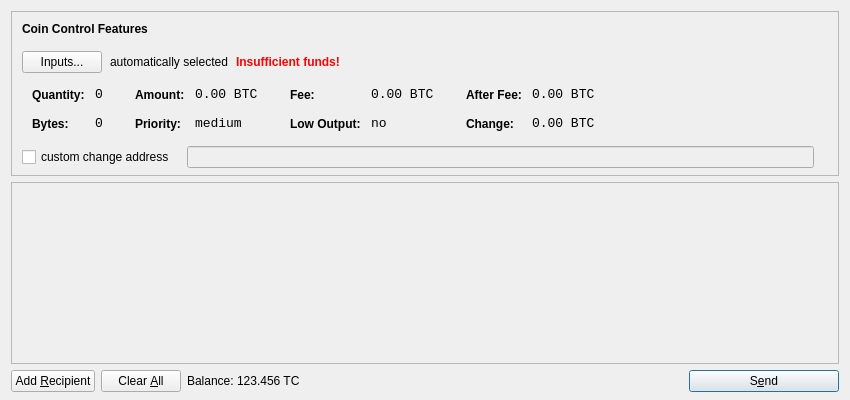
<?xml version="1.0" encoding="UTF-8"?>
<ui version="4.0">
 <class>SendCoinsDialog</class>
 <widget class="QDialog" name="SendCoinsDialog">
  <property name="geometry">
   <rect>
    <x>0</x>
    <y>0</y>
    <width>850</width>
    <height>400</height>
   </rect>
  </property>
  <property name="windowTitle">
   <string>Send Coins</string>
  </property>
  <layout class="QVBoxLayout" name="verticalLayout" stretch="0,1,0">
   <property name="bottomMargin">
    <number>8</number>
   </property>
   <item>
    <widget class="QFrame" name="frameCoinControl">
     <property name="sizePolicy">
      <sizepolicy hsizetype="Expanding" vsizetype="Expanding">
       <horstretch>0</horstretch>
       <verstretch>0</verstretch>
      </sizepolicy>
     </property>
     <property name="maximumSize">
      <size>
       <width>16777215</width>
       <height>16777215</height>
      </size>
     </property>
     <property name="frameShape">
      <enum>QFrame::StyledPanel</enum>
     </property>
     <property name="frameShadow">
      <enum>QFrame::Sunken</enum>
     </property>
     <layout class="QVBoxLayout" name="verticalLayoutCoinControl2">
      <property name="spacing">
       <number>-1</number>
      </property>
      <property name="leftMargin">
       <number>0</number>
      </property>
      <property name="topMargin">
       <number>0</number>
      </property>
      <property name="rightMargin">
       <number>0</number>
      </property>
      <property name="bottomMargin">
       <number>6</number>
      </property>
      <item>
       <layout class="QVBoxLayout" name="verticalLayoutCoinControl" stretch="0,0,0,0,1">
        <property name="spacing">
         <number>0</number>
        </property>
        <property name="leftMargin">
         <number>10</number>
        </property>
        <property name="topMargin">
         <number>10</number>
        </property>
        <item>
         <layout class="QHBoxLayout" name="horizontalLayoutCoinControl1">
          <property name="bottomMargin">
           <number>15</number>
          </property>
          <item>
           <widget class="QLabel" name="labelCoinControlFeatures">
            <property name="sizePolicy">
             <sizepolicy hsizetype="Preferred" vsizetype="Maximum">
              <horstretch>0</horstretch>
              <verstretch>0</verstretch>
             </sizepolicy>
            </property>
            <property name="font">
             <font>
              <weight>75</weight>
              <bold>true</bold>
             </font>
            </property>
            <property name="styleSheet">
             <string notr="true">font-weight:bold;</string>
            </property>
            <property name="text">
             <string>Coin Control Features</string>
            </property>
           </widget>
          </item>
         </layout>
        </item>
        <item>
         <layout class="QHBoxLayout" name="horizontalLayoutCoinControl2" stretch="0,0,0,0">
          <property name="spacing">
           <number>8</number>
          </property>
          <property name="bottomMargin">
           <number>10</number>
          </property>
          <item>
           <widget class="QPushButton" name="pushButtonCoinControl">
            <property name="styleSheet">
             <string notr="true"/>
            </property>
            <property name="text">
             <string>Inputs...</string>
            </property>
           </widget>
          </item>
          <item>
           <widget class="QLabel" name="labelCoinControlAutomaticallySelected">
            <property name="text">
             <string>automatically selected</string>
            </property>
            <property name="margin">
             <number>5</number>
            </property>
           </widget>
          </item>
          <item>
           <widget class="QLabel" name="labelCoinControlInsuffFunds">
            <property name="font">
             <font>
              <weight>75</weight>
              <bold>true</bold>
             </font>
            </property>
            <property name="styleSheet">
             <string notr="true">color:red;font-weight:bold;</string>
            </property>
            <property name="text">
             <string>Insufficient funds!</string>
            </property>
            <property name="margin">
             <number>5</number>
            </property>
           </widget>
          </item>
          <item>
           <spacer name="horizontalSpacerCoinControl">
            <property name="orientation">
             <enum>Qt::Horizontal</enum>
            </property>
            <property name="sizeHint" stdset="0">
             <size>
              <width>40</width>
              <height>1</height>
             </size>
            </property>
           </spacer>
          </item>
         </layout>
        </item>
        <item>
         <widget class="QWidget" name="widgetCoinControl" native="true">
          <property name="sizePolicy">
           <sizepolicy hsizetype="Preferred" vsizetype="Preferred">
            <horstretch>0</horstretch>
            <verstretch>0</verstretch>
           </sizepolicy>
          </property>
          <property name="minimumSize">
           <size>
            <width>0</width>
            <height>0</height>
           </size>
          </property>
          <property name="styleSheet">
           <string notr="true"/>
          </property>
          <layout class="QHBoxLayout" name="horizontalLayoutCoinControl5">
           <property name="margin">
            <number>0</number>
           </property>
           <item>
            <layout class="QHBoxLayout" name="horizontalLayoutCoinControl3" stretch="0,0,0,1">
             <property name="spacing">
              <number>20</number>
             </property>
             <property name="topMargin">
              <number>0</number>
             </property>
             <property name="bottomMargin">
              <number>10</number>
             </property>
             <item>
              <layout class="QFormLayout" name="formLayoutCoinControl1">
               <property name="horizontalSpacing">
                <number>10</number>
               </property>
               <property name="verticalSpacing">
                <number>14</number>
               </property>
               <property name="leftMargin">
                <number>10</number>
               </property>
               <property name="topMargin">
                <number>4</number>
               </property>
               <property name="rightMargin">
                <number>6</number>
               </property>
               <item row="0" column="0">
                <widget class="QLabel" name="labelCoinControlQuantityText">
                 <property name="styleSheet">
                  <string notr="true">font-weight:bold;</string>
                 </property>
                 <property name="text">
                  <string>Quantity:</string>
                 </property>
                 <property name="margin">
                  <number>0</number>
                 </property>
                </widget>
               </item>
               <item row="0" column="1">
                <widget class="QLabel" name="labelCoinControlQuantity">
                 <property name="font">
                  <font>
                   <family>Monospace</family>
                   <pointsize>10</pointsize>
                  </font>
                 </property>
                 <property name="cursor">
                  <cursorShape>IBeamCursor</cursorShape>
                 </property>
                 <property name="contextMenuPolicy">
                  <enum>Qt::ActionsContextMenu</enum>
                 </property>
                 <property name="text">
                  <string notr="true">0</string>
                 </property>
                 <property name="margin">
                  <number>0</number>
                 </property>
                 <property name="textInteractionFlags">
                  <set>Qt::LinksAccessibleByMouse|Qt::TextSelectableByKeyboard|Qt::TextSelectableByMouse</set>
                 </property>
                </widget>
               </item>
               <item row="1" column="0">
                <widget class="QLabel" name="labelCoinControlBytesText">
                 <property name="styleSheet">
                  <string notr="true">font-weight:bold;</string>
                 </property>
                 <property name="text">
                  <string>Bytes:</string>
                 </property>
                </widget>
               </item>
               <item row="1" column="1">
                <widget class="QLabel" name="labelCoinControlBytes">
                 <property name="font">
                  <font>
                   <family>Monospace</family>
                   <pointsize>10</pointsize>
                  </font>
                 </property>
                 <property name="cursor">
                  <cursorShape>IBeamCursor</cursorShape>
                 </property>
                 <property name="contextMenuPolicy">
                  <enum>Qt::ActionsContextMenu</enum>
                 </property>
                 <property name="text">
                  <string notr="true">0</string>
                 </property>
                 <property name="textInteractionFlags">
                  <set>Qt::LinksAccessibleByMouse|Qt::TextSelectableByKeyboard|Qt::TextSelectableByMouse</set>
                 </property>
                </widget>
               </item>
              </layout>
             </item>
             <item>
              <layout class="QFormLayout" name="formLayoutCoinControl2">
               <property name="horizontalSpacing">
                <number>10</number>
               </property>
               <property name="verticalSpacing">
                <number>14</number>
               </property>
               <property name="leftMargin">
                <number>6</number>
               </property>
               <property name="topMargin">
                <number>4</number>
               </property>
               <property name="rightMargin">
                <number>6</number>
               </property>
               <item row="0" column="0">
                <widget class="QLabel" name="labelCoinControlAmountText">
                 <property name="styleSheet">
                  <string notr="true">font-weight:bold;</string>
                 </property>
                 <property name="text">
                  <string>Amount:</string>
                 </property>
                 <property name="margin">
                  <number>0</number>
                 </property>
                </widget>
               </item>
               <item row="0" column="1">
                <widget class="QLabel" name="labelCoinControlAmount">
                 <property name="font">
                  <font>
                   <family>Monospace</family>
                   <pointsize>10</pointsize>
                  </font>
                 </property>
                 <property name="cursor">
                  <cursorShape>IBeamCursor</cursorShape>
                 </property>
                 <property name="contextMenuPolicy">
                  <enum>Qt::ActionsContextMenu</enum>
                 </property>
                 <property name="text">
                  <string notr="true">0.00 BTC</string>
                 </property>
                 <property name="textInteractionFlags">
                  <set>Qt::LinksAccessibleByMouse|Qt::TextSelectableByKeyboard|Qt::TextSelectableByMouse</set>
                 </property>
                </widget>
               </item>
               <item row="1" column="0">
                <widget class="QLabel" name="labelCoinControlPriorityText">
                 <property name="styleSheet">
                  <string notr="true">font-weight:bold;</string>
                 </property>
                 <property name="text">
                  <string>Priority:</string>
                 </property>
                </widget>
               </item>
               <item row="1" column="1">
                <widget class="QLabel" name="labelCoinControlPriority">
                 <property name="font">
                  <font>
                   <family>Monospace</family>
                   <pointsize>10</pointsize>
                  </font>
                 </property>
                 <property name="cursor">
                  <cursorShape>IBeamCursor</cursorShape>
                 </property>
                 <property name="contextMenuPolicy">
                  <enum>Qt::ActionsContextMenu</enum>
                 </property>
                 <property name="text">
                  <string>medium</string>
                 </property>
                 <property name="textInteractionFlags">
                  <set>Qt::LinksAccessibleByMouse|Qt::TextSelectableByKeyboard|Qt::TextSelectableByMouse</set>
                 </property>
                </widget>
               </item>
              </layout>
             </item>
             <item>
              <layout class="QFormLayout" name="formLayoutCoinControl3">
               <property name="horizontalSpacing">
                <number>10</number>
               </property>
               <property name="verticalSpacing">
                <number>14</number>
               </property>
               <property name="leftMargin">
                <number>6</number>
               </property>
               <property name="topMargin">
                <number>4</number>
               </property>
               <property name="rightMargin">
                <number>6</number>
               </property>
               <item row="0" column="0">
                <widget class="QLabel" name="labelCoinControlFeeText">
                 <property name="styleSheet">
                  <string notr="true">font-weight:bold;</string>
                 </property>
                 <property name="text">
                  <string>Fee:</string>
                 </property>
                 <property name="margin">
                  <number>0</number>
                 </property>
                </widget>
               </item>
               <item row="0" column="1">
                <widget class="QLabel" name="labelCoinControlFee">
                 <property name="font">
                  <font>
                   <family>Monospace</family>
                   <pointsize>10</pointsize>
                  </font>
                 </property>
                 <property name="cursor">
                  <cursorShape>IBeamCursor</cursorShape>
                 </property>
                 <property name="contextMenuPolicy">
                  <enum>Qt::ActionsContextMenu</enum>
                 </property>
                 <property name="text">
                  <string notr="true">0.00 BTC</string>
                 </property>
                 <property name="textInteractionFlags">
                  <set>Qt::LinksAccessibleByMouse|Qt::TextSelectableByKeyboard|Qt::TextSelectableByMouse</set>
                 </property>
                </widget>
               </item>
               <item row="1" column="0">
                <widget class="QLabel" name="labelCoinControlLowOutputText">
                 <property name="styleSheet">
                  <string notr="true">font-weight:bold;</string>
                 </property>
                 <property name="text">
                  <string>Low Output:</string>
                 </property>
                </widget>
               </item>
               <item row="1" column="1">
                <widget class="QLabel" name="labelCoinControlLowOutput">
                 <property name="font">
                  <font>
                   <family>Monospace</family>
                   <pointsize>10</pointsize>
                  </font>
                 </property>
                 <property name="cursor">
                  <cursorShape>IBeamCursor</cursorShape>
                 </property>
                 <property name="contextMenuPolicy">
                  <enum>Qt::ActionsContextMenu</enum>
                 </property>
                 <property name="text">
                  <string>no</string>
                 </property>
                 <property name="textInteractionFlags">
                  <set>Qt::LinksAccessibleByMouse|Qt::TextSelectableByKeyboard|Qt::TextSelectableByMouse</set>
                 </property>
                </widget>
               </item>
              </layout>
             </item>
             <item>
              <layout class="QFormLayout" name="formLayoutCoinControl4">
               <property name="horizontalSpacing">
                <number>10</number>
               </property>
               <property name="verticalSpacing">
                <number>14</number>
               </property>
               <property name="leftMargin">
                <number>6</number>
               </property>
               <property name="topMargin">
                <number>4</number>
               </property>
               <property name="rightMargin">
                <number>6</number>
               </property>
               <item row="0" column="0">
                <widget class="QLabel" name="labelCoinControlAfterFeeText">
                 <property name="styleSheet">
                  <string notr="true">font-weight:bold;</string>
                 </property>
                 <property name="text">
                  <string>After Fee:</string>
                 </property>
                 <property name="margin">
                  <number>0</number>
                 </property>
                </widget>
               </item>
               <item row="0" column="1">
                <widget class="QLabel" name="labelCoinControlAfterFee">
                 <property name="font">
                  <font>
                   <family>Monospace</family>
                   <pointsize>10</pointsize>
                  </font>
                 </property>
                 <property name="cursor">
                  <cursorShape>IBeamCursor</cursorShape>
                 </property>
                 <property name="contextMenuPolicy">
                  <enum>Qt::ActionsContextMenu</enum>
                 </property>
                 <property name="text">
                  <string notr="true">0.00 BTC</string>
                 </property>
                 <property name="textInteractionFlags">
                  <set>Qt::LinksAccessibleByMouse|Qt::TextSelectableByKeyboard|Qt::TextSelectableByMouse</set>
                 </property>
                </widget>
               </item>
               <item row="1" column="0">
                <widget class="QLabel" name="labelCoinControlChangeText">
                 <property name="styleSheet">
                  <string notr="true">font-weight:bold;</string>
                 </property>
                 <property name="text">
                  <string>Change:</string>
                 </property>
                </widget>
               </item>
               <item row="1" column="1">
                <widget class="QLabel" name="labelCoinControlChange">
                 <property name="font">
                  <font>
                   <family>Monospace</family>
                   <pointsize>10</pointsize>
                  </font>
                 </property>
                 <property name="cursor">
                  <cursorShape>IBeamCursor</cursorShape>
                 </property>
                 <property name="contextMenuPolicy">
                  <enum>Qt::ActionsContextMenu</enum>
                 </property>
                 <property name="text">
                  <string notr="true">0.00 BTC</string>
                 </property>
                 <property name="textInteractionFlags">
                  <set>Qt::LinksAccessibleByMouse|Qt::TextSelectableByKeyboard|Qt::TextSelectableByMouse</set>
                 </property>
                </widget>
               </item>
              </layout>
             </item>
            </layout>
           </item>
          </layout>
         </widget>
        </item>
        <item>
         <layout class="QHBoxLayout" name="horizontalLayoutCoinControl4" stretch="0,0,0">
          <property name="spacing">
           <number>12</number>
          </property>
          <property name="sizeConstraint">
           <enum>QLayout::SetDefaultConstraint</enum>
          </property>
          <property name="topMargin">
           <number>5</number>
          </property>
          <property name="rightMargin">
           <number>5</number>
          </property>
          <item>
           <widget class="QCheckBox" name="checkBoxCoinControlChange">
            <property name="text">
             <string>custom change address</string>
            </property>
           </widget>
          </item>
          <item>
           <widget class="QLineEdit" name="lineEditCoinControlChange">
            <property name="enabled">
             <bool>false</bool>
            </property>
            <property name="sizePolicy">
             <sizepolicy hsizetype="Expanding" vsizetype="Fixed">
              <horstretch>0</horstretch>
              <verstretch>0</verstretch>
             </sizepolicy>
            </property>
           </widget>
          </item>
          <item>
           <widget class="QLabel" name="labelCoinControlChangeLabel">
            <property name="sizePolicy">
             <sizepolicy hsizetype="Preferred" vsizetype="Expanding">
              <horstretch>0</horstretch>
              <verstretch>0</verstretch>
             </sizepolicy>
            </property>
            <property name="minimumSize">
             <size>
              <width>0</width>
              <height>0</height>
             </size>
            </property>
            <property name="text">
             <string/>
            </property>
            <property name="margin">
             <number>3</number>
            </property>
           </widget>
          </item>
         </layout>
        </item>
        <item>
         <spacer name="verticalSpacerCoinControl">
          <property name="orientation">
           <enum>Qt::Vertical</enum>
          </property>
          <property name="sizeHint" stdset="0">
           <size>
            <width>800</width>
            <height>1</height>
           </size>
          </property>
         </spacer>
        </item>
       </layout>
      </item>
     </layout>
    </widget>
   </item>
   <item>
    <widget class="QScrollArea" name="scrollArea">
     <property name="widgetResizable">
      <bool>true</bool>
     </property>
     <widget class="QWidget" name="scrollAreaWidgetContents">
      <property name="geometry">
       <rect>
        <x>0</x>
        <y>0</y>
        <width>830</width>
        <height>165</height>
       </rect>
      </property>
      <layout class="QVBoxLayout" name="verticalLayout_2">
       <property name="margin">
        <number>0</number>
       </property>
       <item>
        <layout class="QVBoxLayout" name="entries">
         <property name="spacing">
          <number>6</number>
         </property>
        </layout>
       </item>
       <item>
        <spacer name="verticalSpacer">
         <property name="orientation">
          <enum>Qt::Vertical</enum>
         </property>
         <property name="sizeHint" stdset="0">
          <size>
           <width>20</width>
           <height>40</height>
          </size>
         </property>
        </spacer>
       </item>
      </layout>
     </widget>
    </widget>
   </item>
   <item>
    <layout class="QHBoxLayout" name="horizontalLayout">
     <item>
      <widget class="QPushButton" name="addButton">
       <property name="toolTip">
        <string>Send to multiple recipients at once</string>
       </property>
       <property name="text">
        <string>Add &amp;Recipient</string>
       </property>
       <property name="icon">
        <iconset resource="../bitcoin.qrc">
         <normaloff>:/icons/add</normaloff>:/icons/add</iconset>
       </property>
       <property name="autoDefault">
        <bool>false</bool>
       </property>
      </widget>
     </item>
     <item>
      <widget class="QPushButton" name="clearButton">
       <property name="sizePolicy">
        <sizepolicy hsizetype="Minimum" vsizetype="Fixed">
         <horstretch>0</horstretch>
         <verstretch>0</verstretch>
        </sizepolicy>
       </property>
       <property name="toolTip">
        <string>Remove all transaction fields</string>
       </property>
       <property name="text">
        <string>Clear &amp;All</string>
       </property>
       <property name="icon">
        <iconset resource="../bitcoin.qrc">
         <normaloff>:/icons/remove</normaloff>:/icons/remove</iconset>
       </property>
       <property name="autoRepeatDelay">
        <number>300</number>
       </property>
       <property name="autoDefault">
        <bool>false</bool>
       </property>
      </widget>
     </item>
     <item>
      <layout class="QHBoxLayout" name="horizontalLayout_2">
       <property name="spacing">
        <number>3</number>
       </property>
       <item>
        <widget class="QLabel" name="label">
         <property name="text">
          <string>Balance:</string>
         </property>
        </widget>
       </item>
       <item>
        <widget class="QLabel" name="labelBalance">
         <property name="cursor">
          <cursorShape>IBeamCursor</cursorShape>
         </property>
         <property name="text">
          <string>123.456 TC</string>
         </property>
         <property name="textInteractionFlags">
          <set>Qt::LinksAccessibleByMouse|Qt::TextSelectableByKeyboard|Qt::TextSelectableByMouse</set>
         </property>
        </widget>
       </item>
      </layout>
     </item>
     <item>
      <spacer name="horizontalSpacer">
       <property name="orientation">
        <enum>Qt::Horizontal</enum>
       </property>
       <property name="sizeHint" stdset="0">
        <size>
         <width>40</width>
         <height>20</height>
        </size>
       </property>
      </spacer>
     </item>
     <item>
      <widget class="QPushButton" name="sendButton">
       <property name="minimumSize">
        <size>
         <width>150</width>
         <height>0</height>
        </size>
       </property>
       <property name="toolTip">
        <string>Confirm the send action</string>
       </property>
       <property name="text">
        <string>S&amp;end</string>
       </property>
       <property name="icon">
        <iconset resource="../bitcoin.qrc">
         <normaloff>:/icons/send</normaloff>:/icons/send</iconset>
       </property>
       <property name="default">
        <bool>true</bool>
       </property>
      </widget>
     </item>
    </layout>
   </item>
  </layout>
 </widget>
 <resources>
  <include location="../bitcoin.qrc"/>
 </resources>
 <connections/>
</ui>
